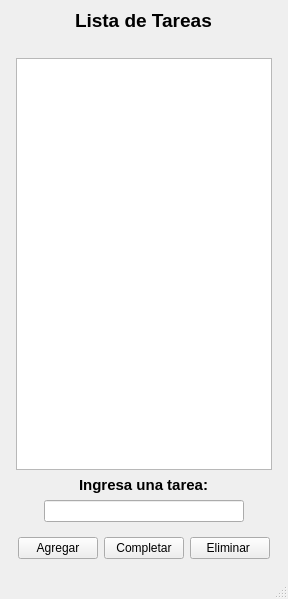
<?xml version="1.0" encoding="UTF-8"?>
<ui version="4.0">
 <class>ventana_principal</class>
 <widget class="QMainWindow" name="ventana_principal">
  <property name="geometry">
   <rect>
    <x>0</x>
    <y>0</y>
    <width>288</width>
    <height>599</height>
   </rect>
  </property>
  <property name="windowTitle">
   <string>Lista de tareas</string>
  </property>
  <property name="unifiedTitleAndToolBarOnMac">
   <bool>false</bool>
  </property>
  <widget class="QWidget" name="centralwidget">
   <layout class="QVBoxLayout" name="verticalLayout">
    <item alignment="Qt::AlignmentFlag::AlignHCenter|Qt::AlignmentFlag::AlignVCenter">
     <widget class="QLabel" name="titulo_label">
      <property name="text">
       <string>&lt;html&gt;&lt;head/&gt;&lt;body&gt;&lt;p&gt;&lt;span style=&quot; font-size:14pt; font-weight:700;&quot;&gt;Lista de Tareas&lt;/span&gt;&lt;/p&gt;&lt;/body&gt;&lt;/html&gt;</string>
      </property>
     </widget>
    </item>
    <item alignment="Qt::AlignmentFlag::AlignHCenter|Qt::AlignmentFlag::AlignVCenter">
     <widget class="QLabel" name="logo">
      <property name="sizePolicy">
       <sizepolicy hsizetype="Fixed" vsizetype="Fixed">
        <horstretch>0</horstretch>
        <verstretch>0</verstretch>
       </sizepolicy>
      </property>
      <property name="minimumSize">
       <size>
        <width>0</width>
        <height>0</height>
       </size>
      </property>
      <property name="maximumSize">
       <size>
        <width>16777215</width>
        <height>16777215</height>
       </size>
      </property>
      <property name="text">
       <string/>
      </property>
      <property name="pixmap">
       <pixmap resource="icons/icons.qrc">:/logo.png</pixmap>
      </property>
     </widget>
    </item>
    <item alignment="Qt::AlignmentFlag::AlignHCenter">
     <widget class="QListView" name="lista">
      <property name="sizePolicy">
       <sizepolicy hsizetype="Fixed" vsizetype="MinimumExpanding">
        <horstretch>0</horstretch>
        <verstretch>0</verstretch>
       </sizepolicy>
      </property>
     </widget>
    </item>
    <item alignment="Qt::AlignmentFlag::AlignHCenter|Qt::AlignmentFlag::AlignVCenter">
     <widget class="QLabel" name="ingresar_tarea_label_2">
      <property name="text">
       <string>&lt;html&gt;&lt;head/&gt;&lt;body&gt;&lt;p&gt;&lt;span style=&quot; font-size:11pt; font-weight:700;&quot;&gt;Ingresa una tarea:&lt;/span&gt;&lt;/p&gt;&lt;/body&gt;&lt;/html&gt;</string>
      </property>
     </widget>
    </item>
    <item alignment="Qt::AlignmentFlag::AlignHCenter|Qt::AlignmentFlag::AlignVCenter">
     <widget class="QLineEdit" name="ingresar_tarea_line_edit">
      <property name="minimumSize">
       <size>
        <width>200</width>
        <height>0</height>
       </size>
      </property>
     </widget>
    </item>
    <item alignment="Qt::AlignmentFlag::AlignHCenter">
     <widget class="QWidget" name="botones" native="true">
      <layout class="QHBoxLayout" name="horizontalLayout">
       <item alignment="Qt::AlignmentFlag::AlignRight|Qt::AlignmentFlag::AlignVCenter">
        <widget class="QPushButton" name="boton_agregar">
         <property name="sizePolicy">
          <sizepolicy hsizetype="Preferred" vsizetype="Fixed">
           <horstretch>0</horstretch>
           <verstretch>0</verstretch>
          </sizepolicy>
         </property>
         <property name="text">
          <string>Agregar</string>
         </property>
        </widget>
       </item>
       <item alignment="Qt::AlignmentFlag::AlignHCenter|Qt::AlignmentFlag::AlignVCenter">
        <widget class="QPushButton" name="boton_completar">
         <property name="sizePolicy">
          <sizepolicy hsizetype="Preferred" vsizetype="Fixed">
           <horstretch>0</horstretch>
           <verstretch>0</verstretch>
          </sizepolicy>
         </property>
         <property name="text">
          <string>Completar</string>
         </property>
        </widget>
       </item>
       <item alignment="Qt::AlignmentFlag::AlignLeft">
        <widget class="QPushButton" name="boton_eliminar">
         <property name="sizePolicy">
          <sizepolicy hsizetype="Preferred" vsizetype="Fixed">
           <horstretch>0</horstretch>
           <verstretch>0</verstretch>
          </sizepolicy>
         </property>
         <property name="text">
          <string>Eliminar </string>
         </property>
        </widget>
       </item>
      </layout>
     </widget>
    </item>
   </layout>
  </widget>
  <widget class="QMenuBar" name="menubar">
   <property name="geometry">
    <rect>
     <x>0</x>
     <y>0</y>
     <width>288</width>
     <height>22</height>
    </rect>
   </property>
  </widget>
  <widget class="QStatusBar" name="statusbar"/>
 </widget>
 <resources>
  <include location="icons/icons.qrc"/>
 </resources>
 <connections/>
</ui>
